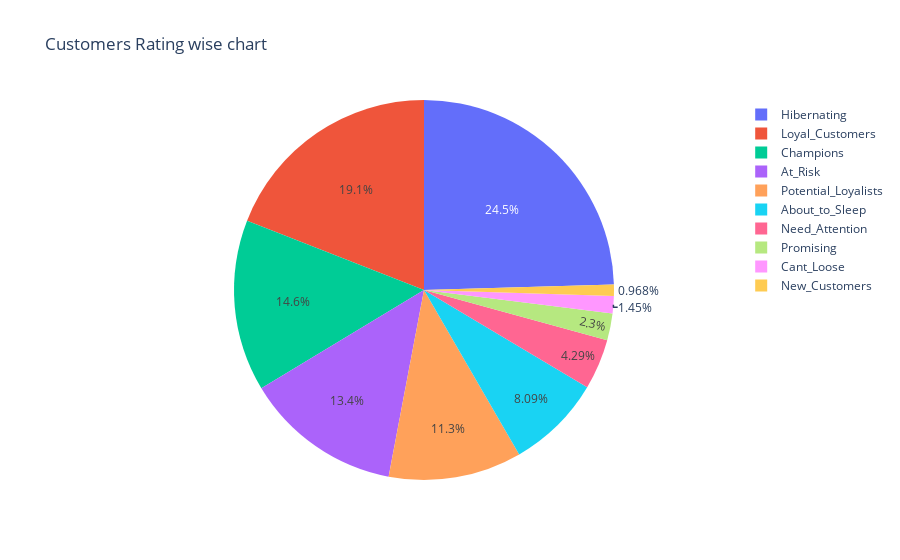

Source (notebook cell):
### Code cell
df_local =  pd.DataFrame(rfm["Segment"].value_counts() ).sort_values(by='Segment', ascending=False)
fig = px.pie(df_local , values='Segment', names=df_local.index, title='Customers Rating wise chart')
fig.show()

### Figure 1 — Plotly figure (JSON) as saved in the notebook; plotly's stock layout.template omitted (floating-point values rounded to 4 significant figures)
{"data": [{"domain": {"x": [0, 1], "y": [0, 1]}, "hovertemplate": "index=%{label}<br>Segment=%{value}<extra></extra>", "labels": ["Hibernating", "Loyal_Customers", "Champions", "At_Risk", "Potential_Loyalists", "About_to_Sleep", "Need_Attention", "Promising", "Cant_Loose", "New_Customers"], "legendgroup": "", "name": "", "showlegend": true, "type": "pie", "values": [1065, 827, 633, 580, 492, 351, 186, 100, 63, 42]}], "layout": {"legend": {"tracegroupgap": 0}, "title": {"text": "Customers Rating wise chart"}}}
